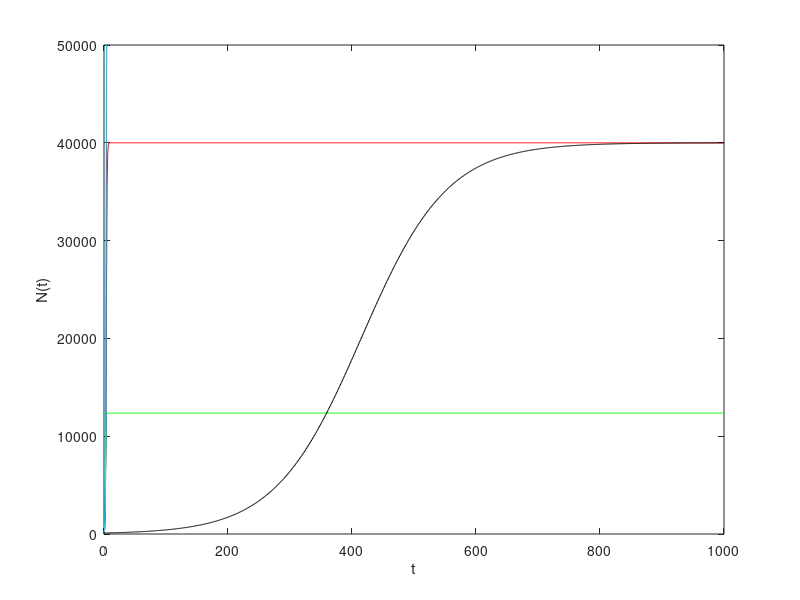

Reproduce this figure in MATLAB.
function cicadaPlot
    numIterations = 1000;
    t = 0:numIterations;
    N = zeros(size(t));
    N(1) = 100;
    
    R0 = 5;
    a = 1e-4;
    b = [1, 2, 0.5, 0.0];
    c = ['r', 'g', 'b', 'c'];
    
    for i = 1:length(b)
        for j=1:numIterations
            N(j+1) = (R0*N(j))/((1+(a*N(j)))^b(i));
        end
        plot(t, N, c(i));
        xlabel('t');
        ylabel('N(t)');
        axis ([0 1000 0 5e4]);
        hold on
    end
    
    %R0 = beta - gamma
    R0 = (log(2)/48)-0;
    K = 40000;
    %LOGISTIC PLOT
    for i=1:length(t)
        N(i) = (K*N(1)*exp(R0*t(i)))/(K-N(1)+(N(1)*exp(R0*t(i))));
    end
    
    plot(t, N, 'k')
    xlabel('t')
	ylabel('N(t)')
        
end